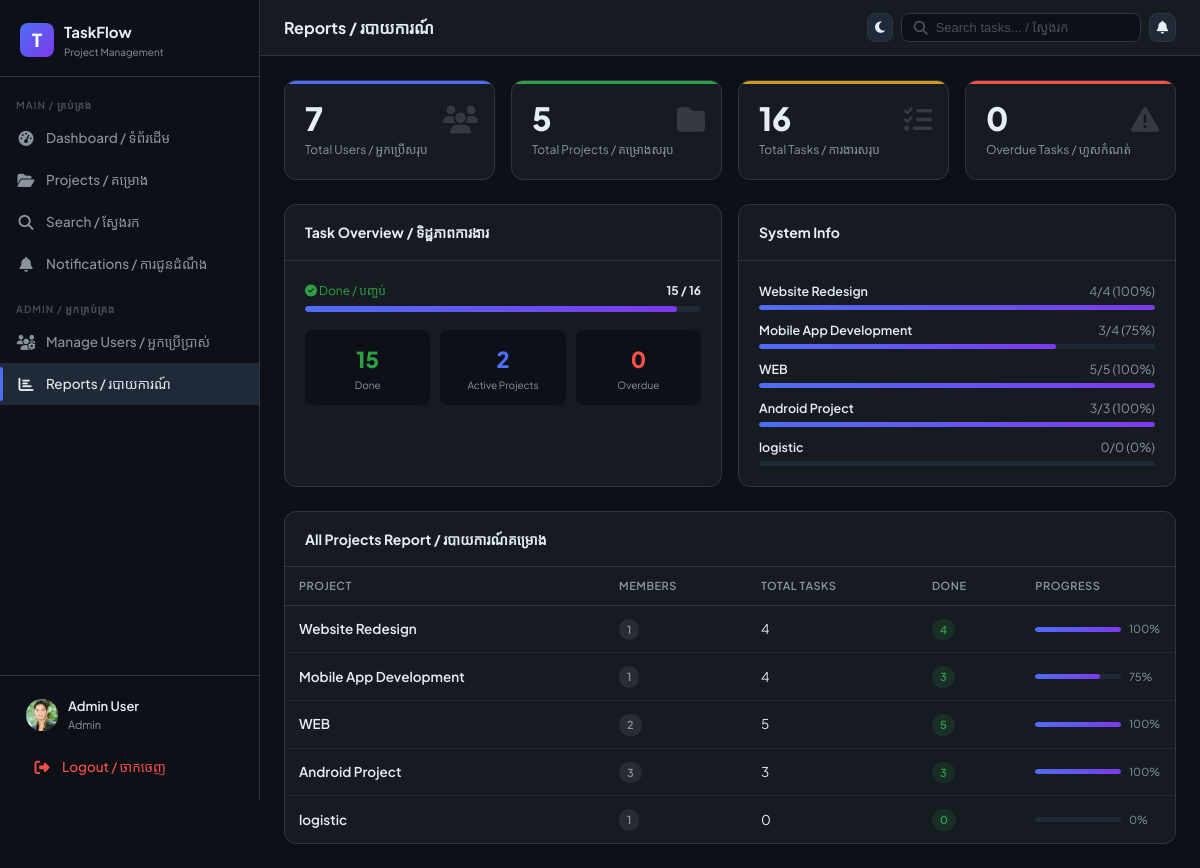
The app's page /admin-panel/reports/ (signed in) with its own data.
### core/models.py (models this page shows, shortened)
class User(AbstractUser):
    ROLE_CHOICES = [("admin", "Admin"), ("member", "Member")]
    role = models.CharField(max_length=10, choices=ROLE_CHOICES, default="member")
    avatar = models.ImageField(upload_to="avatars/", blank=True, null=True)
    is_active = models.BooleanField(default=True)
    @property
    def is_admin(self):
        return self.role == "admin"

class Project(models.Model):
    STATUS_CHOICES = [("active", "Active"), ("archived", "Archived")]
    owner = models.ForeignKey(
        User, on_delete=models.CASCADE, related_name="owned_projects"
    )
    name = models.CharField(max_length=150)
    description = models.TextField(blank=True)
    status = models.CharField(
        max_length=20,
        choices=[("active", "Active"), ("completed", "Completed")],
        default="active",
    )
    created_at = models.DateTimeField(auto_now_add=True)
    updated_at = models.DateTimeField(auto_now=True)
    @property
    def total_cards(self):
        return Card.objects.filter(list__board__project=self).count()
    @property
    def done_cards(self):
        return Card.objects.filter(list__board__project=self, status="done").count()
    @property
    def progress(self):
        total = self.total_cards
        return int((self.done_cards / total) * 100) if total > 0 else 0

### core/views.py (the view)
# urls.py: path('admin-panel/reports/', views.admin_reports, name='admin_reports'),
@login_required
def admin_reports(request):
    if not request.user.is_admin:
        return redirect("dashboard")
    total_users = User.objects.count()
    total_projects = Project.objects.count()
    total_cards = Card.objects.count()
    done_cards = Card.objects.filter(status="done").count()
    active_projects = Project.objects.filter(status="active").count()
    overdue = [
        c
        for c in Card.objects.exclude(status="done").filter(deadline__isnull=False)
        if c.is_overdue
    ]
    projects_data = []
    for p in Project.objects.all():
        projects_data.append(
            {
                "name": p.name,
                "total": p.total_cards,
                "done": p.done_cards,
                "progress": p.progress,
                "members": p.members.count(),
            }
        )
    context = {
        "total_users": total_users,
        "total_projects": total_projects,
        "total_cards": total_cards,
        "done_cards": done_cards,
        "active_projects": active_projects,
        "overdue_count": len(overdue),
        "projects_data": projects_data,
        "unread_count": request.user.notifications.filter(is_read=False).count(),
    }
    return render(request, "admin_panel/reports.html", context)

### templates/admin_panel/reports.html (shortened to what this page needs)
{% extends 'base.html' %}
{% block page_title %}Reports / របាយការណ៍{% endblock %}
{% block content %}
<div class="grid-4 mb-24">
  <div class="stat-card blue">
    <div class="stat-icon"><i class="fa-solid fa-users"></i></div>
    <div class="stat-number">{{ total_users }}</div>
    <div class="stat-label">Total Users / អ្នកប្រើសរុប</div>
  </div>
  <div class="stat-card green">
    <div class="stat-icon"><i class="fa-solid fa-folder"></i></div>
    <div class="stat-number">{{ total_projects }}</div>
    <div class="stat-label">Total Projects / គម្រោងសរុប</div>
  </div>
  <div class="stat-card yellow">
    <div class="stat-icon"><i class="fa-solid fa-list-check"></i></div>
    <div class="stat-number">{{ total_cards }}</div>
    <div class="stat-label">Total Tasks / ការងារសរុប</div>
  </div>
  <div class="stat-card red">
    <div class="stat-icon"><i class="fa-solid fa-triangle-exclamation"></i></div>
    <div class="stat-number">{{ overdue_count }}</div>
    <div class="stat-label">Overdue Tasks / ហួសកំណត់</div>
  </div>
</div>
<div class="grid-2 mb-24">
  <div class="card">
    <div class="card-header"><div class="fw-700">Task Overview / ទិដ្ឋភាពការងារ</div></div>
    <div class="card-body">
      {% with done_pct=done_cards|stringformat:"d" %}
      <div style="display:flex;flex-direction:column;gap:14px">
        <div>
          <div style="display:flex;justify-content:space-between;font-size:12px;margin-bottom:6px">
            <span style="color:var(--green)"><i class="fa-solid fa-circle-check"></i> Done / បញ្ចប់</span>
            <span class="fw-700">{{ done_cards }} / {{ total_cards }}</span>
          </div>
          <div class="progress-bar"><div class="progress-fill" style="width:{% if total_cards %}{% widthratio done_cards total_cards 100 %}{% else %}0{% endif %}%"></div></div>
        </div>
        <div style="display:grid;grid-template-columns:1fr 1fr 1fr;gap:10px;margin-top:4px">
          <div style="background:var(--bg-dark);border-radius:8px;padding:12px;text-align:center">
            <div style="font-size:22px;font-weight:800;color:var(--green)">{{ done_cards }}</div>
            <div style="font-size:10px;color:var(--text-muted)">Done</div>
          </div>
          <div style="background:var(--bg-dark);border-radius:8px;padding:12px;text-align:center">
            <div style="font-size:22px;font-weight:800;color:var(--accent)">{{ active_projects }}</div>
            <div style="font-size:10px;color:var(--text-muted)">Active Projects</div>
          </div>
          <div style="background:var(--bg-dark);border-radius:8px;padding:12px;text-align:center">
            <div style="font-size:22px;font-weight:800;color:var(--red)">{{ overdue_count }}</div>
            <div style="font-size:10px;color:var(--text-muted)">Overdue</div>
          </div>
        </div>
      </div>
      {% endwith %}
    </div>
  </div>
  <div class="card">
    <div class="card-header"><div class="fw-700">System Info</div></div>
    <div class="card-body" style="display:flex;flex-direction:column;gap:10px">
      {% for item in projects_data|slice:":5" %}
      <div>
        <div style="display:flex;justify-content:space-between;font-size:12.5px;margin-bottom:4px">
          <span style="font-weight:600">{{ item.name }}</span>
          <span class="text-muted">{{ item.done }}/{{ item.total }} ({{ item.progress }}%)</span>
        </div>
        <div class="progress-bar" style="height:5px">
          <div class="progress-fill" style="width:{{ item.progress }}%"></div>
        </div>
      </div>
      {% endfor %}
    </div>
  </div>
</div>
<div class="card">
  <div class="card-header"><div class="fw-700">All Projects Report / របាយការណ៍គម្រោង</div></div>
  <div class="card-body" style="padding:0">
    <table class="table">
      <thead>
        <tr>
          <th>Project</th>
          <th>Members</th>
          <th>Total Tasks</th>
          <th>Done</th>
          <th>Progress</th>
        </tr>
      </thead>
      <tbody>
        {% for p in projects_data %}
        <tr>
          <td style="font-weight:600">{{ p.name }}</td>
          <td><span class="badge badge-todo">{{ p.members }}</span></td>
          <td>{{ p.total }}</td>
          <td><span class="badge badge-done">{{ p.done }}</span></td>
          <td>
            <div style="display:flex;align-items:center;gap:8px">
              <div class="progress-bar" style="flex:1;height:5px">
                <div class="progress-fill" style="width:{{ p.progress }}%"></div>
              </div>
              <span style="font-size:11px;color:var(--text-muted);min-width:32px">{{ p.progress }}%</span>
            </div>
          </td>
        </tr>
        {% empty %}
        <tr><td colspan="5" style="text-align:center;padding:24px;color:var(--text-muted)">No projects.</td></tr>
        {% endfor %}
      </tbody>
    </table>
  </div>
</div>
{% endblock %}

### templates/base.html (shortened to what this page needs)
{% load static %}
<!doctype html>
<html lang="km-en">
  <head>
    <link rel="stylesheet" href="{% static 'css/main.css' %}" />
    <link
      rel="stylesheet"
      href="https://cdnjs.cloudflare.com/ajax/libs/font-awesome/6.5.0/css/all.min.css"
    />
  </head>
  <body>
    <aside class="sidebar" id="sidebar">
      <div class="sidebar-logo">
        <div class="logo-icon">T</div>
        <div>
          <div class="logo-text">TaskFlow</div>
          <div class="logo-sub">Project Management</div>
        </div>
      </div>
      <nav class="sidebar-nav">
        <div class="nav-section">Main / គ្រប់គ្រង</div>
        <a
          href="{% url 'dashboard' %}"
          class="nav-link {% if request.resolver_match.url_name == 'dashboard' %}active{% endif %}"
        >
          <span class="nav-icon"><i class="fa-solid fa-gauge-high"></i></span>
          Dashboard / ទំព័រដើម
        </a>
        <a
          href="{% url 'projects' %}"
          class="nav-link {% if 'project' in request.resolver_match.url_name %}active{% endif %}"
        >
          <span class="nav-icon"><i class="fa-solid fa-folder-open"></i></span>
          Projects / គម្រោង
        </a>
        <a
          href="{% url 'search' %}"
          class="nav-link {% if request.resolver_match.url_name == 'search' %}active{% endif %}"
        >
          <span class="nav-icon"
            ><i class="fa-solid fa-magnifying-glass"></i
          ></span>
          Search / ស្វែងរក
        </a>
        <a
          href="{% url 'notifications' %}"
          class="nav-link {% if request.resolver_match.url_name == 'notifications' %}active{% endif %}"
        >
          <span class="nav-icon"><i class="fa-solid fa-bell"></i></span>
          Notifications / ការជូនដំណឹង
        </a>
        {% if user.is_admin %}
        <div class="nav-section" style="margin-top: 8px">
          Admin / អ្នកគ្រប់គ្រង
        </div>
        <a
          href="{% url 'admin_users' %}"
          class="nav-link {% if request.resolver_match.url_name == 'admin_users' %}active{% endif %}"
        >
          <span class="nav-icon"><i class="fa-solid fa-users-gear"></i></span>
          Manage Users / អ្នកប្រើប្រាស់
        </a>
        <a
          href="{% url 'admin_reports' %}"
          class="nav-link {% if request.resolver_match.url_name == 'admin_reports' %}active{% endif %}"
        >
          <span class="nav-icon"><i class="fa-solid fa-chart-bar"></i></span>
          Reports / របាយការណ៍
        </a>
        {% endif %}
      </nav>
      <div class="sidebar-footer">
        <a href="{% url 'profile' %}" class="user-card">
          <div class="user-avatar">
            {% if user.avatar %}<img src="{{ user.avatar.url }}" alt="" />
            {% else %}{{ user.username|first|upper }}{% endif %}
          </div>
          <div class="user-info">
            <div class="user-name">
              {{ user.get_full_name|default:user.username }}
            </div>
            <div class="user-role">{{ user.role }}</div>
          </div>
        </a>
        <a
          href="{% url 'logout' %}"
          class="nav-link"
          style="margin-top: 4px; color: var(--red)"
        >
          <span class="nav-icon"
            ><i class="fa-solid fa-right-from-bracket"></i
          ></span>
          Logout / ចាកចេញ
        </a>
      </div>
    </aside>
    <div class="main-content">
      <div class="topbar">
        <div class="topbar-title">{% block page_title %}{% endblock %}</div>
        <div class="topbar-actions">
          <button
            id="themeToggle"
            class="btn btn-icon btn-secondary"
            type="button"
          >
            <i class="fa-solid fa-moon" id="themeIcon"></i>
          </button>
          <form action="{% url 'search' %}" method="get" class="search-bar">
            <i
              class="fa-solid fa-magnifying-glass"
              style="color: var(--text-faint)"
            ></i>
            <input
              type="text"
              name="q"
              placeholder="Search tasks... / ស្វែងរក"
              value="{{ request.GET.q }}"
            />
          </form>
          <a
            href="{% url 'notifications' %}"
            class="btn btn-icon btn-secondary"
            style="position: relative"
          >
            <i class="fa-solid fa-bell"></i>
          </a>
        </div>
      </div>
      <div class="page-content">
         {% block content %}{% endblock %}
      </div>
    </div>
  </body>
</html>

### records on screen
User: avatar (picture), get_full_name "Admin User", role "Admin"
Project: name "Website Redesign", name "Website Redesign"
Project: name "Mobile App Development", name "Mobile App Development"
Project: name "WEB", name "WEB"
Project: name "Android Project", name "Android Project"
Project: name "logistic", name "logistic"

### other values on screen
{{ total_users }} "7"
{{ total_projects }} "5"
{{ total_cards }} "16"
{{ overdue_count }} "0"
{{ done_cards }} "15"
{{ active_projects }} "2"
{{ item.done }} "4" "3" "5" "3" "0"
{{ item.total }} "4" "4" "5" "3" "0"
{{ item.progress }} "100" "75" "100" "100" "0"
{{ p.members }} "1" "1" "2" "3" "1"
{{ p.total }} "4" "4" "5" "3" "0"
{{ p.done }} "4" "3" "5" "3" "0"
{{ p.progress }} "100" "75" "100" "100" "0"
